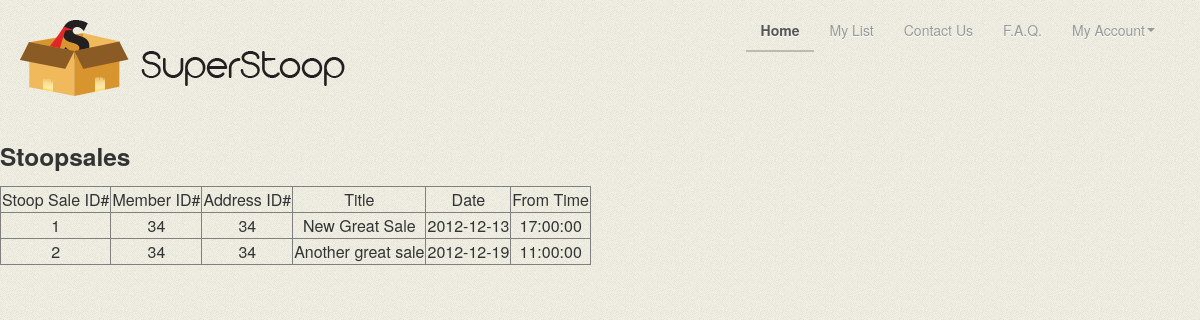
The page /old/superstoop_old/admin_display_stoopsales.php on the database its author committed.
### tables this page shows
CREATE TABLE IF NOT EXISTS `stoopsales` (
  `stoopSaleID` int(11) NOT NULL AUTO_INCREMENT,
  `memberID` int(11) NOT NULL,
  `addressID` varchar(100) NOT NULL,
  `theTitle` varchar(150) NOT NULL,
  `theDate` date NOT NULL,
  `description` text NOT NULL,
  `fromTime` time NOT NULL,
  PRIMARY KEY (`stoopSaleID`),
  UNIQUE KEY `stoopsaleID` (`stoopSaleID`),
  KEY `memberID` (`memberID`)
);

### old/superstoop_old/admin_display_stoopsales.php (the view, shortened to what this page needs)
<html>
<body>
<!DOCTYPE html>
 <html class="no-js">
    <head>
        <link rel="stylesheet" href="css/bootstrap.min.css">
        <link rel="stylesheet" href="css/bootstrap-responsive.min.css">
        <link rel="stylesheet" href="css/main.css">
    </head>
    <body>
		<div class="navbar navbar-inverse">
			<div class="navbar-inner">
				<div class="container">
					<a class="brand" href="index.html">Super Stoop</a>
					<div class="nav-collapse collapse pull-right">
						<ul class="nav">
							<li class="active"><a href="index.php">Home</a></li>
							<li><a href="mylist.php">My List</a></li>
							<li><a href="contact.php">Contact Us</a></li>
							<li><a href="faq.php">F.A.Q.</a></li>
							<li class="dropdown">
                                <a href="#" class="dropdown-toggle" data-toggle="dropdown">My Account<b class="caret"></b></a>
                            </li>
						</ul>
					</div>
				</div>
			</div>
		</div>
		<?php
		echo "<h3>Stoopsales</h3>\n";
		$query = "SELECT stoopSaleID, memberID, addressID, theTitle, theDate, fromTime FROM stoopsales";
		$result = mysql_query( $query ) or die( "Query failed: ". mysql_error() );
			echo "<table border=\"1\">\n";
			echo "\t<tr>\n";
			echo "\t\t<td>Stoop Sale ID#</td>\n";
			echo "\t\t<td>Member ID#</td>\n";
			echo "\t\t<td>Address ID#</td>\n";
			echo "\t\t<td>Title</td>\n";
			echo "\t\t<td>Date</td>\n";
			echo "\t\t<td>From Time</td>\n";
			echo "\t</tr>\n";
			while ( $row = mysql_fetch_array( $result, MYSQL_ASSOC )) {
				echo "\t<tr>\n";
				foreach ( $row as $item ) {
					echo "\t\t<td>$item</td>\n";
				}
				echo "\t</tr>\n";
			}
			echo "</table>\n";
		?>
    </body>
</html>

### old/superstoop_old/css/main.css (style rules this page uses)
body { background: #000 url(../img/bg.png) repeat; }
.brand { background: url(../img/logo.png) no-repeat; width:325px; height:76px; text-indent:-99999px; }
table { text-align:center; }
.nav > li > a { display: inline; }

### old/superstoop_old/admin_display_stoopsales.php (style rules this page uses)
body { padding-top: 20px; padding-bottom: 40px; }

### rows shown on the page
stoopsales: stoopSaleID "1", item "34", theTitle "New Great Sale", theDate "2012-12-13", fromTime "17:00:00"
stoopsales: stoopSaleID "2", item "34", theTitle "Another great sale", theDate "2012-12-19", fromTime "11:00:00"
